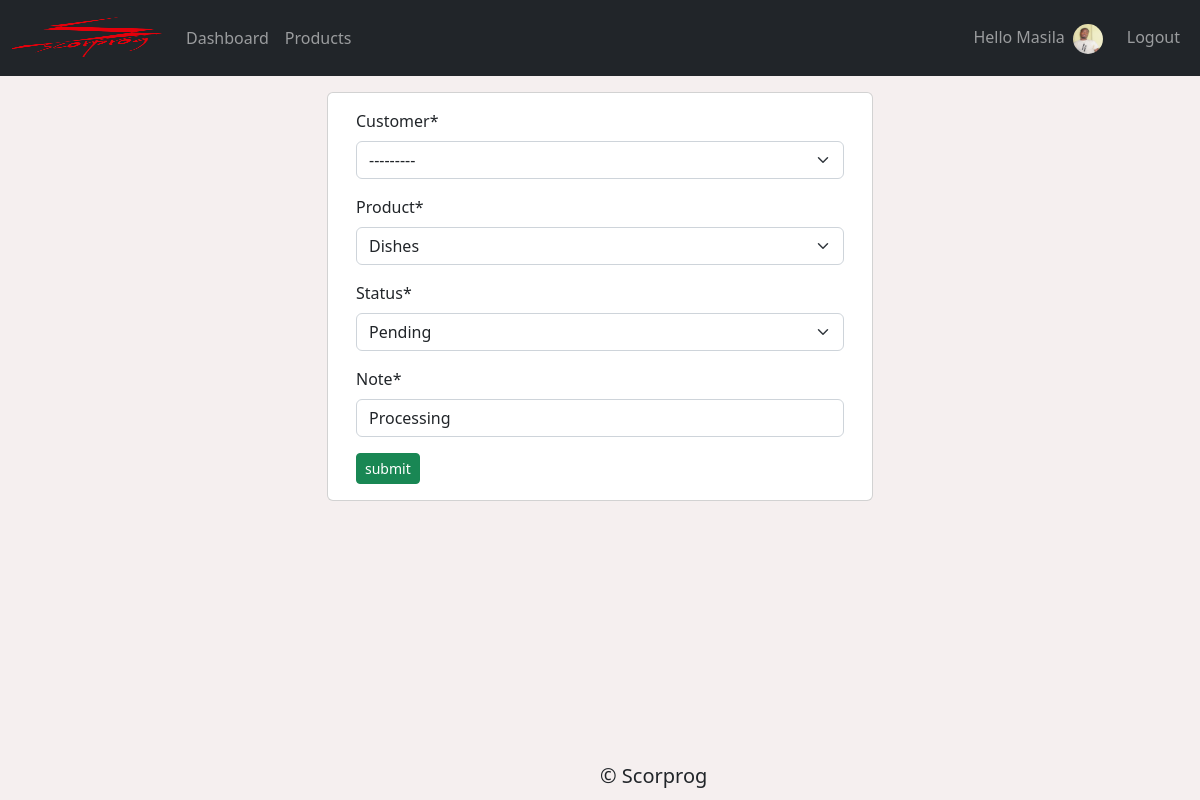
Screenshot of /update_order/27/ (signed in) with the database file from the repository.
### accounts/models.py (models this page shows, shortened)
class Customer(models.Model):
    user = models.OneToOneField(User, null=True, on_delete=models.CASCADE)
    first_name = models.CharField(max_length=100, null=True)
    last_name = models.CharField(max_length=100, null=True)
    email = models.EmailField(max_length=100, null=True)
    profile_pic = models.ImageField(null=True, blank=True, default="Blank.png")
    phone = models.CharField(null=True, unique=True, max_length=50)
    date_created = models.DateTimeField(auto_now_add=True)
    def __str__(self):
        full_name = ""
        if self.first_name:
            full_name += self.first_name
        if self.last_name:
            if full_name:
                full_name += " "
            full_name += self.last_name
        if not full_name:
            full_name = f"Customer {self.id}"
        return full_name

class Order(models.Model):
    STATUS = (
        ('Pending','Pending'),
        ('Out for delivery','Out for delivery'),
        ('Delivered', 'Delivered')
    )
    customer = models.ForeignKey(Customer, null=True, on_delete=models.SET_NULL)
    product = models.ForeignKey(Product, null=True, on_delete=models.SET_NULL)
    date_created = models.DateTimeField(auto_now_add=True, null=True)
    status = models.CharField(max_length=50, choices=STATUS)
    note = models.CharField(max_length=100, null=True)

### accounts/decorators.py (the view)
        def wrapper(request, *args, **kwargs):
            group = None
            if request.user.groups.exists():
                group = request.user.groups.all()[0].name
            if group in allowed_groups:
                return view_func(request, *args, **kwargs)
            else:
                return HttpResponse("<h1>403 Forbidden</h1>")

### accounts/forms.py
class OrderForm(ModelForm):
    class Meta:
        model = Order
        fields = '__all__'

### accounts/models.py (called while the page is built)
    def __str__(self):
        return self.product_name

### accounts/views.py (called while the page is built)
@login_required(login_url='/login')
@allowed_access(allowed_groups=['admin', 'employee'])
def updateOrder(request, id):
    order = Order.objects.get(id=id)
    if request.method == 'POST':
        form = OrderForm(request.POST, instance=order)
        if form.is_valid():
            form.save()
            return redirect('/')
    else:
        form = OrderForm(instance=order)
        context = {
            'form': form
        }
        return render(request, 'accounts/update_order_form.html', context)

### accounts/templates/accounts/update_order_form.html (shortened to what this page needs)
{% extends 'accounts/base.html'%}
{% load crispy_forms_tags %}
{% load static %}
{% block content %}
<div class="container">
    <div class="row mt-3">
        <div class="col-md-6 mx-auto">
            <div class="card card-body">
                <form action="" method="POST" class="container">
                    {{ form | crispy }}
                    <input type="submit" value="submit" class="btn btn-sm btn-success">
                </form>
            </div>
        </div>
    </div>
</div>
{% endblock content %}

### accounts/templates/accounts/navbar.html (shortened to what this page needs)
{% load static %}
<nav class="navbar navbar-dark navbar-expand-lg bg-dark">
    <div class="container-fluid">
        <a class="navbar-brand" href="{% url 'home' %}"><img src="{% static 'images/logo.png' %}" alt="scorprog logo"
                id="img-logo"></a>
        <div class="collapse navbar-collapse" id="navbarNavDropdown">
            <ul class="navbar-nav">
                {% for groups in user.groups.all %}
                {% if groups.name == 'admin' %}
                <li class="nav-item">
                    <a class="nav-link" aria-current="page" href="{% url 'home' %}">Dashboard</a>
                </li>
                <li class="nav-item">
                    <a class="nav-link" href="{% url 'products' %}">Products</a>
                </li>
                {% endif %}
                {% endfor %}
            </ul>
            <ul class="navbar-nav ms-auto">
                {% if not user.is_authenticated %}
                <li class="nav-item">
                    <a class="nav-link" href="{% url 'login' %}">login</a>
                </li>
                <li class="nav-item">
                    <a class="nav-link" href="{% url 'register' %}">Signup</a>
                </li>
                {% else %}
                <li class="nav-item">
                    <span class="nav-link">Hello {{ user|capfirst }}</span>
                </li>
                {% if user.customer.profile_pic %}
                <a class="navbar-brand" href="{% url 'settings' %}"><img src="{{ user.customer.profile_pic.url }}"
                        alt="scorprog logo" id="profile-logo"></a>
                {% endif %}
                <li class="nav-item">
                    <a class="nav-link" href="{% url 'logout' %}">Logout</a>
                </li>
                {% endif %}
            </ul>
        </div>
    </div>
</nav>

### static/css/main.css (style rules this page uses)
body { margin: 0; padding: 0; height: 100%; background: #f5efef !important; }
#img-logo { min-height: 30px; max-height: 50px; max-width: 200px; width: 150px; }
#profile-logo { height: 30px; width: 30px; max-height: 30px; max-width: 30px; border-radius: 50%; }

### rows the page displays
Order: customer "---------", product "Dishes", status "Pending", note "Processing"

### other values shown
{{ user|capfirst }} "Masila"
